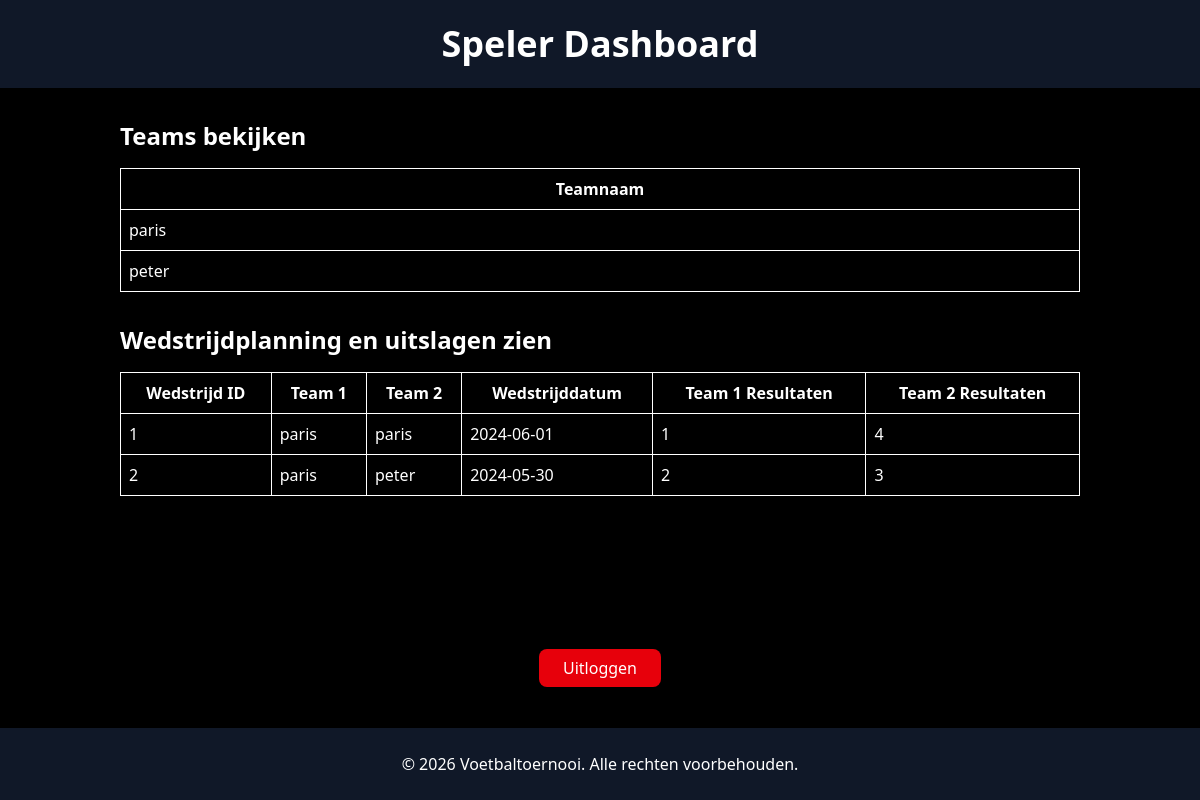
The page /user_dashboard.php (signed in) on the database as committed earlier.
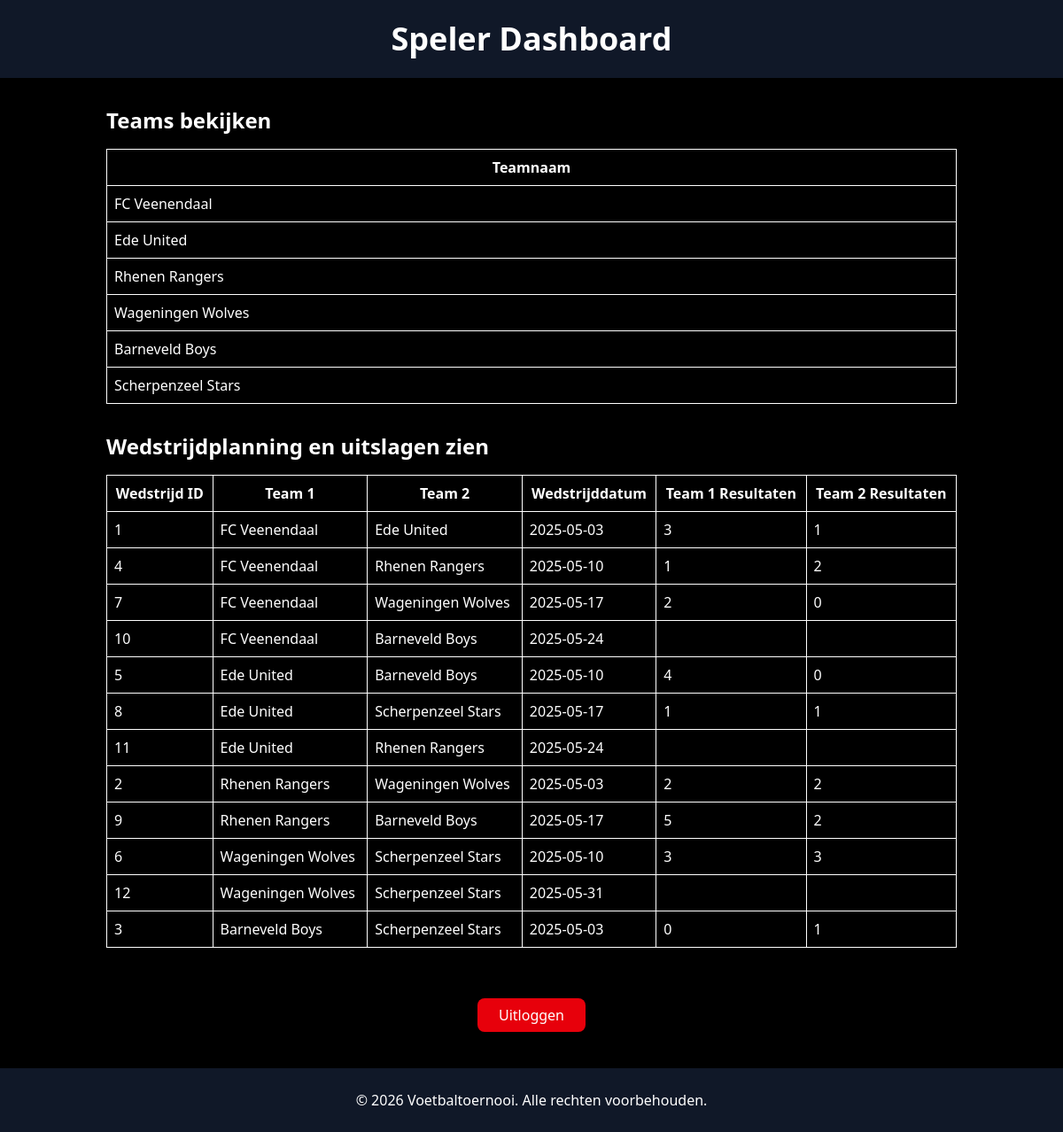
The same page on the database as committed later.
### tables this page shows
CREATE TABLE `teams` (
  `team_id` int(11) NOT NULL AUTO_INCREMENT,
  `team_name` varchar(100) NOT NULL,
  `user_id` int(11) DEFAULT NULL,
  PRIMARY KEY (`team_id`),
  KEY `user_id` (`user_id`),
  CONSTRAINT `teams_ibfk_1` FOREIGN KEY (`user_id`) REFERENCES `users` (`user_id`)
);

CREATE TABLE `matches` (
  `match_id` int(11) NOT NULL AUTO_INCREMENT,
  `team1_id` int(11) DEFAULT NULL,
  `team2_id` int(11) DEFAULT NULL,
  `match_date` date DEFAULT NULL,
  `team1_results` int(11) DEFAULT NULL,
  `team2_results` int(11) DEFAULT NULL,
  PRIMARY KEY (`match_id`),
  KEY `team1_id` (`team1_id`),
  KEY `team2_id` (`team2_id`),
  CONSTRAINT `matches_ibfk_1` FOREIGN KEY (`team1_id`) REFERENCES `teams` (`team_id`),
  CONSTRAINT `matches_ibfk_2` FOREIGN KEY (`team2_id`) REFERENCES `teams` (`team_id`)
);

### user_dashboard.php (the view, shortened to what this page needs)
<?php
require_once('database_connection.php');
$teams = $db->query("SELECT * FROM teams")->fetchAll(PDO::FETCH_ASSOC);
$matches = $db->query("SELECT matches.match_id, teams1.team_name as team1_name, teams2.team_name as team2_name, matches.match_date, matches.team1_results, matches.team2_results FROM matches
                     JOIN teams as teams1 ON matches.team1_id = teams1.team_id
                     JOIN teams as teams2 ON matches.team2_id = teams2.team_id")->fetchAll(PDO::FETCH_ASSOC);
?>
<!DOCTYPE html>
<html lang="nl">
<head>
    <script src="https://unpkg.com/@tailwindcss/browser@4"></script>
</head>
<body class="bg-black text-white font-sans min-h-screen flex flex-col">
    <header class="bg-gray-900 text-white p-6 shadow-lg">
        <h1 class="text-4xl font-extrabold text-center">Speler Dashboard</h1>
    </header>
    <main class="container mx-auto p-8 flex-grow">
        <section class="mb-8">
            <h3 class="text-2xl font-semibold mb-4">Teams bekijken</h3>
            <?php if (!empty($teams)): ?>
                <table class="table-auto w-full border-collapse border border-gray-700">
                    <thead>
                        <tr>
                            <th class="border p-2">Teamnaam</th>
                        </tr>
                    </thead>
                    <tbody>
                        <?php foreach ($teams as $team): ?>
                            <tr>
                                <td class="border p-2"><?= htmlspecialchars((string)$team['team_name']); ?></td>
                            </tr>
                        <?php endforeach; ?>
                    </tbody>
                </table>
            <?php else: ?>
                <p>Geen teams gevonden.</p>
            <?php endif; ?>
        </section>
        <section>
            <h3 class="text-2xl font-semibold mb-4">Wedstrijdplanning en uitslagen zien</h3>
            <?php if (!empty($matches)): ?>
                <table class="table-auto w-full border-collapse border border-gray-700">
                    <thead>
                        <tr>
                            <th class="border p-2">Wedstrijd ID</th>
                            <th class="border p-2">Team 1</th>
                            <th class="border p-2">Team 2</th>
                            <th class="border p-2">Wedstrijddatum</th>
                            <th class="border p-2">Team 1 Resultaten</th>
                            <th class="border p-2">Team 2 Resultaten</th>
                        </tr>
                    </thead>
                    <tbody>
                        <?php foreach ($matches as $match): ?>
                            <tr>
                                <td class="border p-2"><?= htmlspecialchars((string)$match['match_id']); ?></td>
                                <td class="border p-2"><?= htmlspecialchars((string)$match['team1_name']); ?></td>
                                <td class="border p-2"><?= htmlspecialchars((string)$match['team2_name']); ?></td>
                                <td class="border p-2"><?= htmlspecialchars((string)$match['match_date']); ?></td>
                                <td class="border p-2"><?= htmlspecialchars((string)$match['team1_results']); ?></td>
                                <td class="border p-2"><?= htmlspecialchars((string)$match['team2_results']); ?></td>
                            </tr>
                        <?php endforeach; ?>
                    </tbody>
                </table>
            <?php else: ?>
                <p>Geen wedstrijden gevonden.</p>
            <?php endif; ?>
        </section>
    </main>
    <div class="text-center mt-8">
        <a href="logout.php" class="bg-red-600 text-white py-2 px-6 rounded-lg hover:bg-red-700 transition">Uitloggen</a>
    </div>
    <footer class="bg-gray-900 text-white py-6 text-center mt-12">
        <p>&copy; <?= date("Y"); ?> Voetbaltoernooi. Alle rechten voorbehouden.</p>
    </footer>
</body>
</html>

Rows that differ between the two databases and show on the page:
changed teams: team_name "paris" → "FC Veenendaal"
changed teams: team_name "peter" → "Ede United"
added teams: team_name "Rhenen Rangers"
added teams: team_name "Wageningen Wolves"
added teams: team_name "Barneveld Boys"
added teams: team_name "Scherpenzeel Stars"
changed matches id 1: team1.team_name "paris" → "FC Veenendaal"; team2.team_name "paris" → "Ede United"; match_date "2024-06-01" → "2025-05-03"; team1_results "1" → "3"; team2_results "4" → "1"
added matches: match_id "4", team1.team_name "FC Veenendaal", team2.team_name "Rhenen Rangers", match_date "2025-05-10", team1_results "1", team2_results "2"
added matches: match_id "7", team1.team_name "FC Veenendaal", team2.team_name "Wageningen Wolves", match_date "2025-05-17", team1_results "2", team2_results "0"
added matches: match_id "10", team1.team_name "FC Veenendaal", team2.team_name "Barneveld Boys", match_date "2025-05-24"
added matches: match_id "5", team1.team_name "Ede United", team2.team_name "Barneveld Boys", match_date "2025-05-10", team1_results "4", team2_results "0"
added matches: match_id "8", team1.team_name "Ede United", team2.team_name "Scherpenzeel Stars", match_date "2025-05-17", team1_results "1", team2_results "1"
added matches: match_id "11", team1.team_name "Ede United", team2.team_name "Rhenen Rangers", match_date "2025-05-24"
changed matches id 2: team1.team_name "paris" → "Rhenen Rangers"; team2.team_name "peter" → "Wageningen Wolves"; match_date "2024-05-30" → "2025-05-03"; team2_results "3" → "2"
added matches: match_id "9", team1.team_name "Rhenen Rangers", team2.team_name "Barneveld Boys", match_date "2025-05-17", team1_results "5", team2_results "2"
added matches: match_id "6", team1.team_name "Wageningen Wolves", team2.team_name "Scherpenzeel Stars", match_date "2025-05-10", team1_results "3", team2_results "3"
added matches: match_id "12", team1.team_name "Wageningen Wolves", team2.team_name "Scherpenzeel Stars", match_date "2025-05-31"
added matches: match_id "3", team1.team_name "Barneveld Boys", team2.team_name "Scherpenzeel Stars", match_date "2025-05-03", team1_results "0", team2_results "1"
